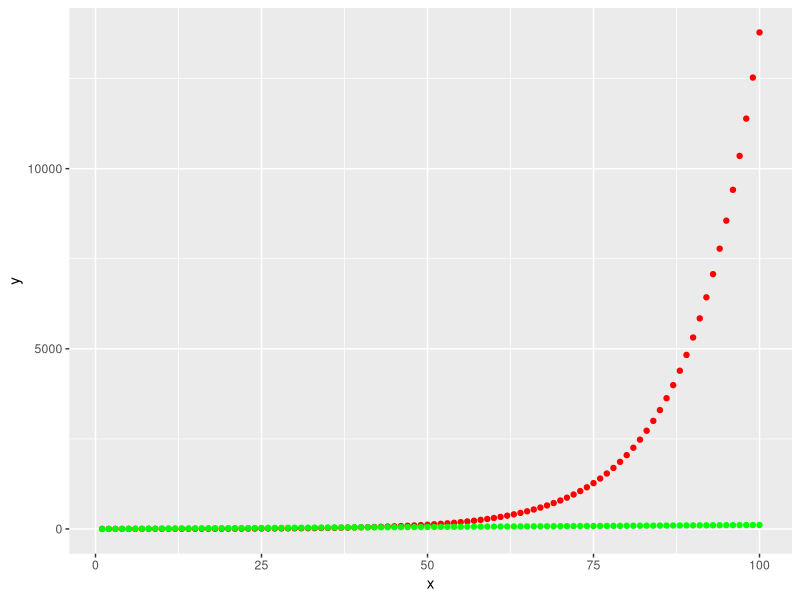
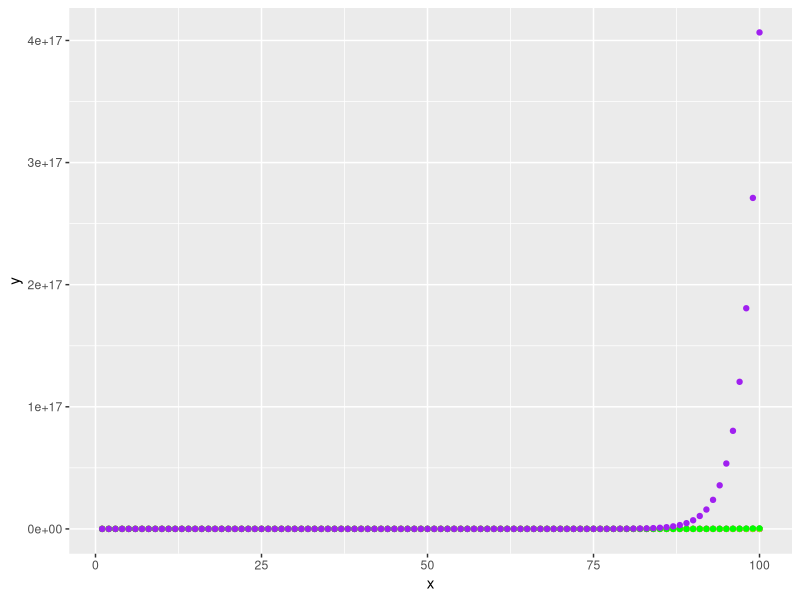

Here is the R script that generated these plots, in order:
x<-1:100
y<-1.1^x
z<-1.1*x
xyz_combined<-cbind(x,y,z)
xyz_combined_df<-data.frame(xyz_combined)

library(ggplot2)
graph3<-ggplot(data = xyz_combined_df)+geom_point(aes(x=x,y=y),col="red")+
  geom_point(aes(x=x,y=z),col="green")

plot(graph3)


a<-1.2^x
b<-1.3^x
c<-1.4^x
d<-1.5^x

abcd<-cbind(x,y,a,b,c,d)
abcd_df<-data.frame(abcd)

graph5<-ggplot(data = abcd_df)+geom_point(aes(x=x,y=y),col="red")+
  geom_point(aes(x=x,y=a),col="blue")+geom_point(aes(x=x,y=b),col="yellow")+
  geom_point(aes(x=x,y=c),col="green")+geom_point(aes(x=x,y=d),col="purple")
plot(graph5)

